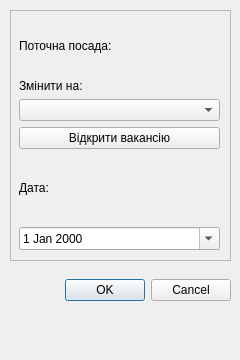
<?xml version="1.0" encoding="UTF-8"?>
<ui version="4.0">
 <class>Dialog_changePosition</class>
 <widget class="QDialog" name="Dialog_changePosition">
  <property name="geometry">
   <rect>
    <x>0</x>
    <y>0</y>
    <width>240</width>
    <height>360</height>
   </rect>
  </property>
  <property name="windowTitle">
   <string>Змінити посаду</string>
  </property>
  <property name="modal">
   <bool>true</bool>
  </property>
  <widget class="QDialogButtonBox" name="buttonBox">
   <property name="geometry">
    <rect>
     <x>10</x>
     <y>270</y>
     <width>221</width>
     <height>41</height>
    </rect>
   </property>
   <property name="orientation">
    <enum>Qt::Horizontal</enum>
   </property>
   <property name="standardButtons">
    <set>QDialogButtonBox::Cancel|QDialogButtonBox::Ok</set>
   </property>
  </widget>
  <widget class="QFrame" name="frame">
   <property name="geometry">
    <rect>
     <x>10</x>
     <y>10</y>
     <width>221</width>
     <height>251</height>
    </rect>
   </property>
   <property name="frameShape">
    <enum>QFrame::StyledPanel</enum>
   </property>
   <property name="frameShadow">
    <enum>QFrame::Raised</enum>
   </property>
   <widget class="QWidget" name="verticalLayoutWidget">
    <property name="geometry">
     <rect>
      <x>9</x>
      <y>9</y>
      <width>201</width>
      <height>231</height>
     </rect>
    </property>
    <layout class="QVBoxLayout" name="verticalLayout">
     <item>
      <widget class="QLabel" name="staffNameSurname">
       <property name="sizePolicy">
        <sizepolicy hsizetype="Preferred" vsizetype="Maximum">
         <horstretch>0</horstretch>
         <verstretch>0</verstretch>
        </sizepolicy>
       </property>
       <property name="text">
        <string/>
       </property>
       <property name="alignment">
        <set>Qt::AlignCenter</set>
       </property>
      </widget>
     </item>
     <item>
      <widget class="QLabel" name="label_2">
       <property name="sizePolicy">
        <sizepolicy hsizetype="Preferred" vsizetype="Maximum">
         <horstretch>0</horstretch>
         <verstretch>0</verstretch>
        </sizepolicy>
       </property>
       <property name="text">
        <string>Поточна посада:</string>
       </property>
      </widget>
     </item>
     <item>
      <widget class="QLabel" name="currentPosition">
       <property name="sizePolicy">
        <sizepolicy hsizetype="Preferred" vsizetype="Maximum">
         <horstretch>0</horstretch>
         <verstretch>0</verstretch>
        </sizepolicy>
       </property>
       <property name="text">
        <string/>
       </property>
       <property name="alignment">
        <set>Qt::AlignCenter</set>
       </property>
      </widget>
     </item>
     <item>
      <widget class="QLabel" name="label_4">
       <property name="sizePolicy">
        <sizepolicy hsizetype="Preferred" vsizetype="Maximum">
         <horstretch>0</horstretch>
         <verstretch>0</verstretch>
        </sizepolicy>
       </property>
       <property name="text">
        <string>Змінити на:</string>
       </property>
      </widget>
     </item>
     <item>
      <widget class="QComboBox" name="selectNewPosition">
       <property name="cursor">
        <cursorShape>PointingHandCursor</cursorShape>
       </property>
      </widget>
     </item>
     <item>
      <widget class="QPushButton" name="openNewVacancy">
       <property name="cursor">
        <cursorShape>PointingHandCursor</cursorShape>
       </property>
       <property name="text">
        <string>Відкрити вакансію</string>
       </property>
       <property name="autoDefault">
        <bool>false</bool>
       </property>
      </widget>
     </item>
     <item>
      <widget class="QLabel" name="label">
       <property name="text">
        <string>Дата:</string>
       </property>
      </widget>
     </item>
     <item>
      <widget class="QDateEdit" name="changeDate">
       <property name="calendarPopup">
        <bool>true</bool>
       </property>
      </widget>
     </item>
    </layout>
   </widget>
  </widget>
 </widget>
 <resources/>
 <connections>
  <connection>
   <sender>buttonBox</sender>
   <signal>accepted()</signal>
   <receiver>Dialog_changePosition</receiver>
   <slot>accept()</slot>
   <hints>
    <hint type="sourcelabel">
     <x>248</x>
     <y>254</y>
    </hint>
    <hint type="destinationlabel">
     <x>157</x>
     <y>274</y>
    </hint>
   </hints>
  </connection>
  <connection>
   <sender>buttonBox</sender>
   <signal>rejected()</signal>
   <receiver>Dialog_changePosition</receiver>
   <slot>reject()</slot>
   <hints>
    <hint type="sourcelabel">
     <x>316</x>
     <y>260</y>
    </hint>
    <hint type="destinationlabel">
     <x>286</x>
     <y>274</y>
    </hint>
   </hints>
  </connection>
 </connections>
</ui>
